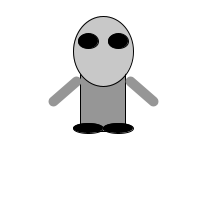
Frame 1 (no input)
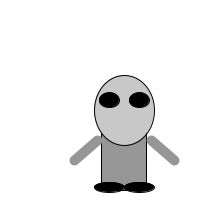
Frame 60 (the mouse pressed at the canvas centre just before this capture)
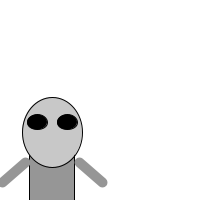
Frame 120 (the mouse held since frame 60 and released just before this capture)

The Processing sketch that drew these frames (run headless with seeded random() and noise(); from frame 60 on, the mouse is pressed at the canvas centre):

// Processing sketch: processing_72053
// ── processing_72053.pde

//Conditional Alien

float x=100;
float y=100;
float w=45;
float h=60;

float xspeed=3;
float yspeed=1;

void setup(){
  size(200,200);
  smooth();
}

void draw(){
  
  //change the location of Alien by speed
  x=x+xspeed;
  y=y+yspeed;
  
  if ((x>width)||(x<0)){ //if Alien hits the right or left side
  xspeed=xspeed*-1;       //reverse the speed to reverse direction
  }
  if((y>height)||(y<0)){ //If Alien hits top or botton, Reverse
  yspeed=yspeed*-1;      //speed to reverse direction
  }
  
  
  //Draws Alien
  background(255);
  rectMode(CENTER);   //Sets center mode
ellipseMode(CENTER);

stroke(0);        //Black Outline
strokeWeight(1);
fill(150);
rect(x,y,w,h);  //Body

stroke(0);
fill(200);
ellipse(x,y-50,60,70);  //Head

stroke(0);
fill(0);
ellipse(x-15,y-60,20,15);    //Right Eye
ellipse(x+15,y-60,20,15);   //Left Eye

ellipse(x-15,y+27,30,10);  //Right Foot
ellipse(x+15,y+27,30,10);  //Left Foot

strokeWeight(10);
stroke(150);
line(x-27,y-20,x-50,y); //Right Arm
line(x+27,y-20,x+50,y);  //Left Arm
}
